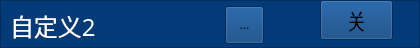
      <widget class="QFrame" name="frame_39">
       <property name="geometry">
        <rect>
         <x>440</x>
         <y>334</y>
         <width>420</width>
         <height>48</height>
        </rect>
       </property>
       <property name="styleSheet">
        <string notr="true">background-color: rgb(2, 59, 120);</string>
       </property>
       <property name="frameShape">
        <enum>QFrame::StyledPanel</enum>
       </property>
       <property name="frameShadow">
        <enum>QFrame::Raised</enum>
       </property>
       <widget class="QLabel" name="label_110">
        <property name="geometry">
         <rect>
          <x>10</x>
          <y>10</y>
          <width>221</width>
          <height>31</height>
         </rect>
        </property>
        <property name="font">
         <font>
          <family>微软雅黑</family>
          <pointsize>18</pointsize>
         </font>
        </property>
        <property name="styleSheet">
         <string notr="true">color: rgb(255, 255, 255);</string>
        </property>
        <property name="text">
         <string>自定义2</string>
        </property>
       </widget>
       <widget class="QToolButton" name="toolButton_seldefine2">
        <property name="geometry">
         <rect>
          <x>225</x>
          <y>6</y>
          <width>39</width>
          <height>38</height>
         </rect>
        </property>
        <property name="text">
         <string>...</string>
        </property>
        <property name="icon">
         <iconset>
          <normaloff>gct_ied_green.png</normaloff>gct_ied_green.png</iconset>
        </property>
        <property name="iconSize">
         <size>
          <width>32</width>
          <height>32</height>
         </size>
        </property>
       </widget>
       <widget class="QToolButton" name="toolButton_seldefine2chain">
        <property name="geometry">
         <rect>
          <x>320</x>
          <y>0</y>
          <width>73</width>
          <height>40</height>
         </rect>
        </property>
        <property name="font">
         <font>
          <family>微软雅黑</family>
          <pointsize>16</pointsize>
         </font>
        </property>
        <property name="text">
         <string>关</string>
        </property>
        <property name="icon">
         <iconset>
          <normaloff>yb_on.png</normaloff>yb_on.png</iconset>
        </property>
        <property name="iconSize">
         <size>
          <width>66</width>
          <height>48</height>
         </size>
        </property>
       </widget>
      </widget>
